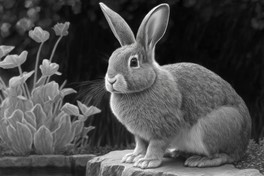
#> input picture labs/img/rabbit.jpg, 264 x 176 px, found by its file name
$ python lab1.py
#> lines starting #> are read from the running program, lines starting #| are printed output that depends on the picture; after the words box and inside, x2 and y2 are one past the last pixel; in counts of white or black regions, pixels touching at a corner belong together
import cv2
from matplotlib import pyplot as plt


# 1
def f():
    img = cv2.imread("C:\\Users\\romAn\\Documents\\GitHub\\ComputerVision\\labs\\img\\rabbit.jpg", 0)
#> img: shape (176, 264); min 0, max 255, mean 75.3

    # img = cv2.cvtColor(img, cv2.COLOR_BGR2GRAY)

    ret, th1 = cv2.threshold(img, 0, 255, cv2.THRESH_OTSU)
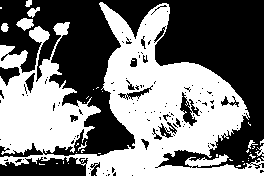
#> th1: shape (176, 264); 47.7% white; 39 white regions (31 under 20 px), largest, box (x1, y1, x2, y2) and area: (0, 2, 264, 176) 21643, (16, 18, 34, 31) 145, (27, 7, 40, 18) 75
#> ret = 77
    print(ret)
#| 77.0
    th2 = cv2.adaptiveThreshold(img, 255, cv2.ADAPTIVE_THRESH_MEAN_C, cv2.THRESH_BINARY, 5, 10)
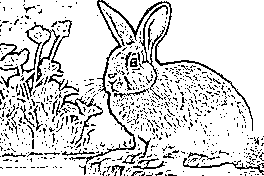
#> th2: shape (176, 264); 84.7% white; black in thin lines or dots

    titles = ['Оригинал', 'Бинаризация Оцу', 'Адаптивная бинаризация']
    images = [img, th1, th2]

    for i in range(3):
        plt.subplot(2, 2, i + 1)
        plt.imshow(images[i], 'gray')
        plt.title(titles[i])
        plt.xticks([]), plt.yticks([])
    plt.show()
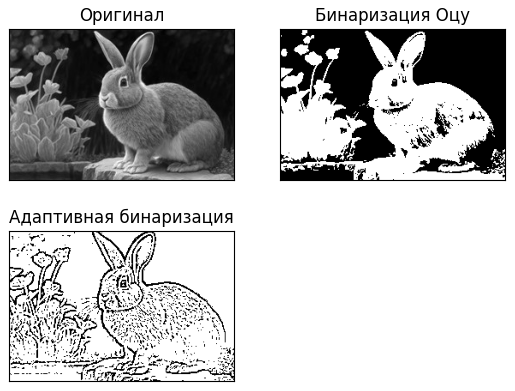
#> figure drawn by matplotlib, 3 panels


# 2
def image_binarization(path, thresh):
#> called with thresh = 77
    img = cv2.imread(path, 0)
    height, width = img.shape[:2]
#> height = 176; width = 264
    for i in range(height):
        for j in range(width):
            if img[i][j] < thresh:
                img[i][j] = 0
            else:
                img[i][j] = 255
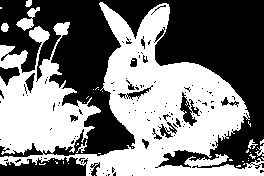
#> img: shape (176, 264); 48.2% white; 36 white regions (29 under 20 px), largest, box (x1, y1, x2, y2) and area: (0, 2, 264, 176) 21848, (16, 7, 40, 31) 225, (1, 23, 9, 32) 56
    path_new = path[:path.rfind("\\") + 1]
    cv2.imwrite(path_new + "output_lab1.jpg", img)


f()
image_binarization("C:\\Users\\romAn\\Documents\\GitHub\\ComputerVision\\labs\\img\\rabbit.jpg", 77)

$ run again, with labs/img/hourse.jpg copied over labs/img/rabbit.jpg
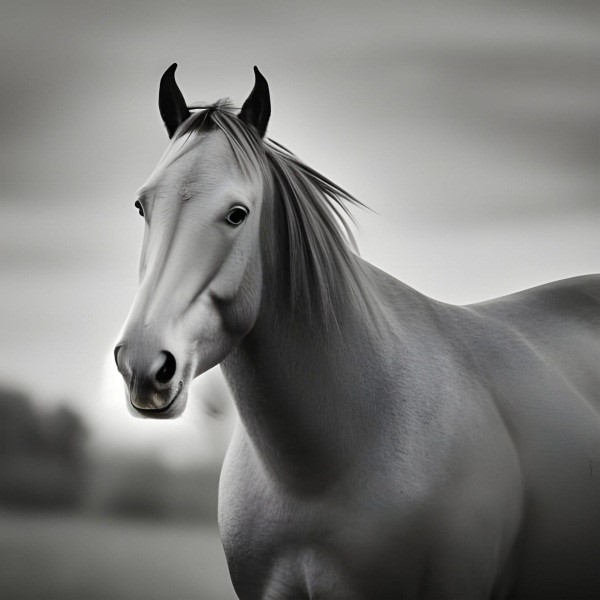
#> input picture labs/img/hourse.jpg, 600 x 600 px, found by its file name
#> in f, `ret, th1 = cv2.threshold(img, 0, 255, cv2.THRESH_OTSU)`:
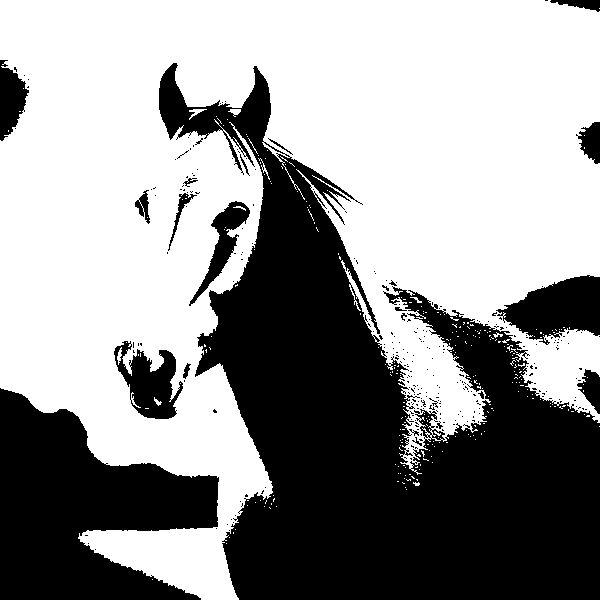
#> th1: shape (600, 600); 58.7% white; 279 black regions (257 under 20 px), largest, box (x1, y1, x2, y2) and area: (159, 63, 600, 600) 107465, (0, 388, 219, 600) 27867, (496, 275, 600, 345) 4384
#> ret = 117
#| 117.0
#> th2: shape (600, 600); 97.6% white; black in thin lines or dots, all inside (x1, y1, x2, y2) = (114, 59, 600, 600)
#> after the loop in image_binarization, `for i in range(height):`:
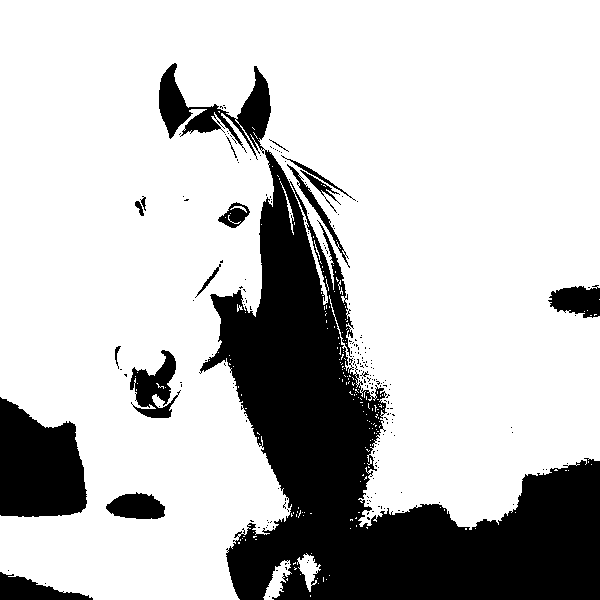
#> img: shape (600, 600); 76.6% white; 213 black regions (196 under 20 px), largest, box (x1, y1, x2, y2) and area: (159, 63, 600, 600) 68441, (0, 397, 87, 517) 8038, (130, 350, 181, 418) 1714
